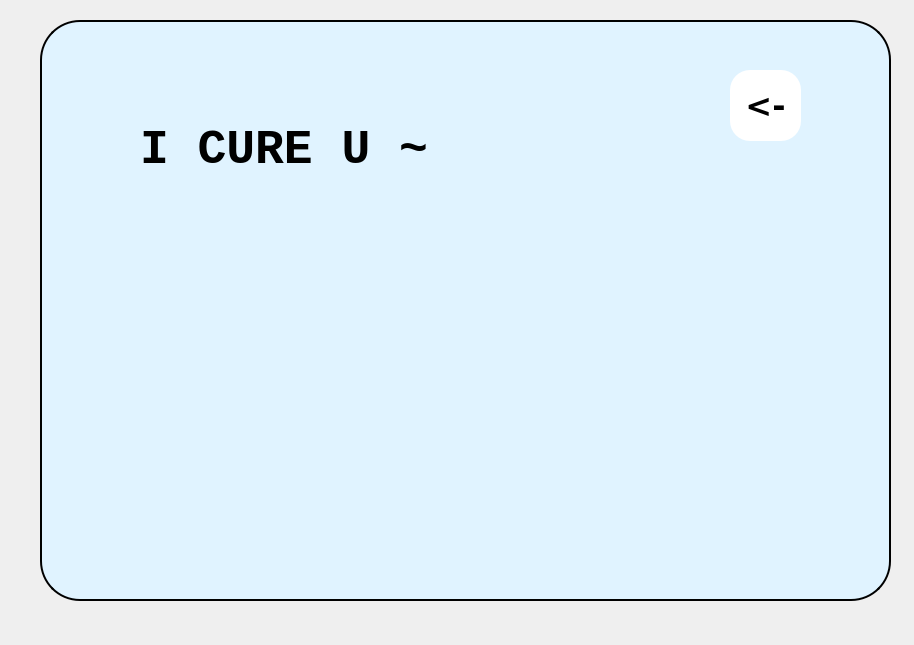
<?xml version="1.0" encoding="UTF-8"?>
<ui version="4.0">
 <class>hospital_care</class>
 <widget class="QDialog" name="hospital_care">
  <property name="geometry">
   <rect>
    <x>0</x>
    <y>0</y>
    <width>914</width>
    <height>645</height>
   </rect>
  </property>
  <property name="windowTitle">
   <string>Dialog</string>
  </property>
  <widget class="QGroupBox" name="groupBox">
   <property name="geometry">
    <rect>
     <x>40</x>
     <y>20</y>
     <width>851</width>
     <height>581</height>
    </rect>
   </property>
   <property name="styleSheet">
    <string notr="true">QGroupBox{
	background-color:#E0F3FF;
	border:2px solid black;
	border-radius:40px;
}</string>
   </property>
   <property name="title">
    <string/>
   </property>
   <widget class="QPushButton" name="backBtn">
    <property name="geometry">
     <rect>
      <x>690</x>
      <y>50</y>
      <width>71</width>
      <height>71</height>
     </rect>
    </property>
    <property name="font">
     <font>
      <family>DejaVu Sans</family>
      <pointsize>24</pointsize>
      <weight>75</weight>
      <bold>true</bold>
     </font>
    </property>
    <property name="styleSheet">
     <string notr="true">QPushButton
{
	border:none;
	background-color:white;
	border-radius:20px;
}
QPushButton:Hover
{
	fontsize:20;
	border:none;
	background-color:rgb(28, 130, 255);
	border-radius:20px;
	color:red;
}</string>
    </property>
    <property name="text">
     <string>&lt;-</string>
    </property>
   </widget>
   <widget class="QLabel" name="label">
    <property name="geometry">
     <rect>
      <x>100</x>
      <y>90</y>
      <width>491</width>
      <height>81</height>
     </rect>
    </property>
    <property name="font">
     <font>
      <family>Monospace</family>
      <pointsize>36</pointsize>
      <weight>75</weight>
      <bold>true</bold>
      <underline>false</underline>
     </font>
    </property>
    <property name="text">
     <string>I CURE U ~</string>
    </property>
   </widget>
  </widget>
 </widget>
 <resources/>
 <connections/>
</ui>
